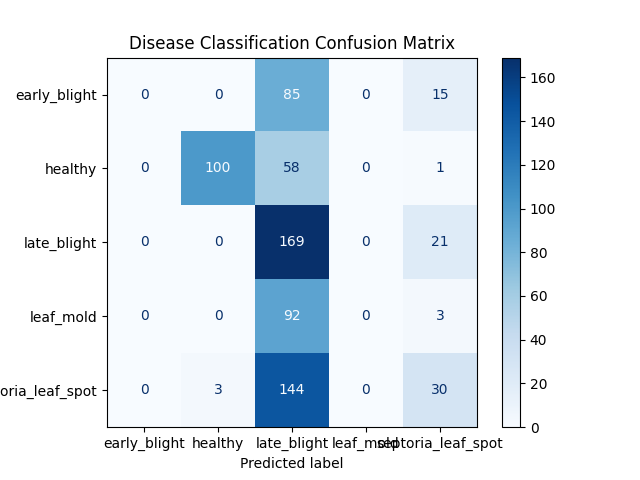

Here is the Python script that generated this plot:
import tensorflow as tf
import numpy as np
import matplotlib.pyplot as plt
from sklearn.metrics import confusion_matrix, ConfusionMatrixDisplay
from tensorflow.keras.preprocessing.image import ImageDataGenerator

# =============================
# PATHS
# =============================
MODEL_PATH = "two_head_tomato_disease_model_v2.keras"
VAL_DIR = r"C:\Users\PRATHAM\Ai-plant\tomato-disease-ai\dataset\val"
IMG_SIZE = (224, 224)
BATCH_SIZE = 32

# =============================
# LOAD MODEL
# =============================
model = tf.keras.models.load_model(
    MODEL_PATH,
    compile=False
)

# =============================
# LOAD VALIDATION DATA
# =============================
datagen = ImageDataGenerator(rescale=1./255)

val_gen = datagen.flow_from_directory(
    VAL_DIR,
    target_size=IMG_SIZE,
    batch_size=BATCH_SIZE,
    class_mode="categorical",
    shuffle=False
)

class_names = list(val_gen.class_indices.keys())
print("Classes:", class_names)

# =============================
# PREDICTIONS
# =============================
binary_preds, disease_preds = model.predict(val_gen, verbose=1)

y_true = val_gen.classes
y_pred = np.argmax(disease_preds, axis=1)

# =============================
# CONFUSION MATRIX
# =============================
cm = confusion_matrix(y_true, y_pred)

disp = ConfusionMatrixDisplay(
    confusion_matrix=cm,
    display_labels=class_names
)

plt.figure(figsize=(8, 8))
disp.plot(cmap="Blues", values_format="d")
plt.title("Disease Classification Confusion Matrix")

# 🔴 SAVE INSTEAD OF SHOW
plt.savefig("confusion_matrix.png")
plt.close()

print("Confusion matrix saved as confusion_matrix.png")
